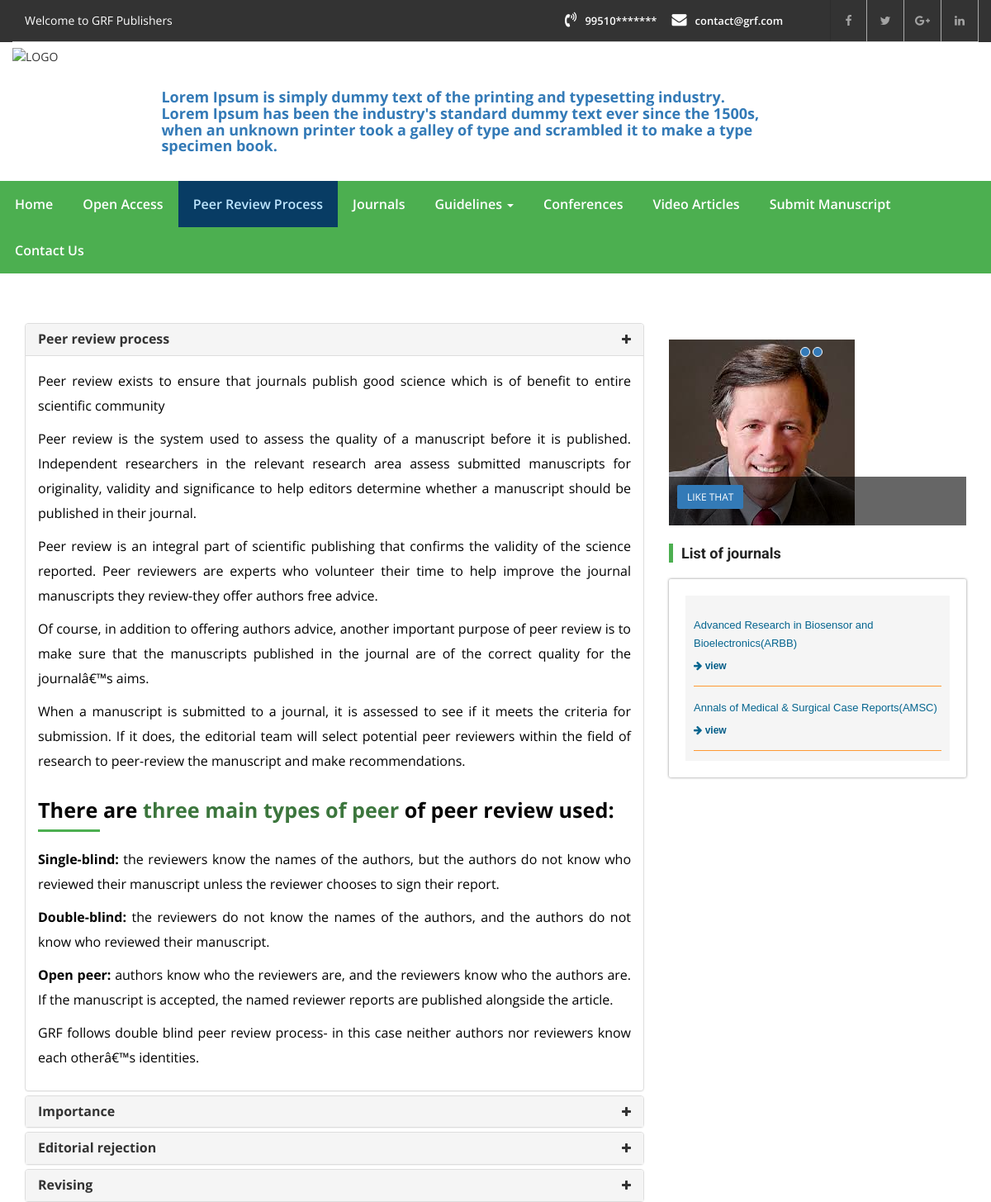
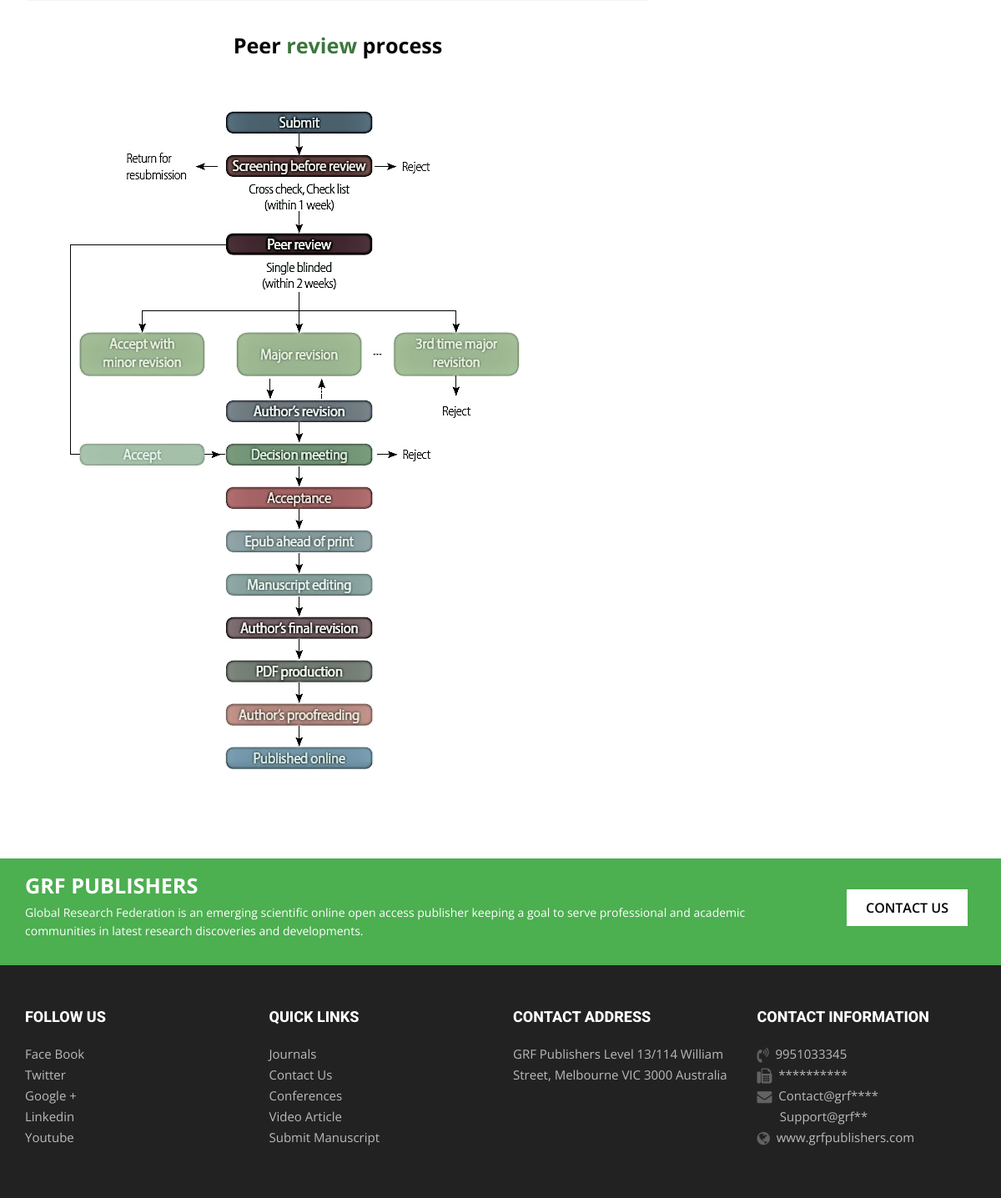
/index.php/peer_review_process, run on the app's committed database (2 pictures, top to bottom).
### tables this page shows
CREATE TABLE `home_scroll` (
  `id` int(11) NOT NULL AUTO_INCREMENT,
  `scroll_content` text,
  `status` int(11) DEFAULT NULL,
  `create_at` datetime DEFAULT NULL,
  `update_at` datetime DEFAULT NULL,
  `create_by` int(11) DEFAULT NULL,
  PRIMARY KEY (`id`)
);

CREATE TABLE `grf_flyers` (
  `f_id` int(11) NOT NULL AUTO_INCREMENT,
  `title` varchar(250) DEFAULT NULL,
  `title_color` varchar(250) DEFAULT NULL,
  `fly_image` varchar(250) DEFAULT NULL,
  `fly_org_image` varchar(250) DEFAULT NULL,
  `status` int(11) DEFAULT '1',
  `create_at` datetime DEFAULT NULL,
  `create_by` int(11) DEFAULT NULL,
  `update_at` datetime DEFAULT NULL,
  PRIMARY KEY (`f_id`)
);

CREATE TABLE `journals` (
  `j_id` int(11) NOT NULL AUTO_INCREMENT,
  `category` int(11) DEFAULT NULL,
  `baneer_image` varchar(250) DEFAULT NULL,
  `title` varchar(250) DEFAULT NULL,
  `subject` varchar(250) DEFAULT NULL,
  `alt_tags` varchar(250) DEFAULT NULL,
  `seo_title` varchar(250) DEFAULT NULL,
  `seo_url` varchar(250) DEFAULT NULL,
  `seo_keywords` varchar(250) DEFAULT NULL,
  `seo_description` text,
  `key_words` text,
  `description` text,
  `prices` text,
  `status` int(11) DEFAULT '1',
  `create_at` datetime DEFAULT NULL,
  `update_at` datetime DEFAULT NULL,
  `create_by` int(11) DEFAULT NULL,
  PRIMARY KEY (`j_id`)
);

### application/views/html/peer-review-process.php (the view, shortened to what the rows shown need)
        <div class="container " >
            <div class="row">
		   <div class="col-md-4 mt20">
		    <div id="myCarousel" class="carousel slide " data-ride="carousel">
            <div class="carousel-inner">
                 <?php if(isset($flyers_list)&& count($flyers_list)>0){ ?>
						<?php $count=1;foreach($flyers_list as $list){ ?>
							<?php if($count==1){ ?>
									<div class="item active">
									   <img src="<?php echo base_url('assets/flyers_img/'.$list['fly_image']); ?>">
										<div class="carousel-caption">
										<p>
										<a class="btn btn-primary" href="javascript:void(0);">
									   <?php echo isset($list['title'])?$list['title']:''; ?></a></p>
										</div>
									</div>
							<?php } ?>
						<?php $count++;} ?>
					<?php } ?>
   			</div>
   			<ul class="list-group col-md-3 carousel-indicators">
                 <?php if(isset($flyers_list)&& count($flyers_list)>0){ ?>
					<?php $cnt=1;foreach($flyers_list as $list){ ?>
							<?php if($count=1){ ?>
								<li data-target="#myCarousel" data-slide-to="<?php echo $count; ?>" class="active"></li>
							<?php }else{ ?>
							        <li data-target="#myCarousel" data-slide-to="<?php echo $count; ?>" ></li>
							<?php } ?>
					<?php $cnt++;} ?>
				<?php } ?>
    		</ul>
        </div><br>
   <div class="sidebar side-bar right-sidebar">
      <div class="widget sidebar-newsletter">
         <div class="cp-newsletter-holder" id="pubmed">
            <marquee class="pubmed-articles" align="top" behavior="scroll" onmouseout="this.start();" onmouseover="this.stop();" direction="up" scrollamount="2" style="padding: 10px 0px 10px 0px;height: 200px;background: #f5f5f5;overflow:hidden;">
               <?php if(isset($journals_list)&& count($journals_list)>0){ ?>
					<?php foreach($journals_list as $list){ ?>
					   <ul>
						  <li style="padding:0px 0px 0px 10px">
							 <a href="" target="_blank" style=" color:#05658F; text-decoration:none; padding:0px; margin:0px; font-weight:normal"><?php echo isset($list['title'])?$list['title']:''; ?></a><br>
						  </li>
					   </ul>
					   <p style="border-bottom:none; color: #05658F; text-decoration: none; font-weight: bold;">
						  <span class="" style="color: #05658F; text-decoration: none; font-weight: bold;"> <i class="fa fa-arrow-right" aria-hidden="true"></i> <a href="<?php echo base_url('journals/view/'.base64_encode($list['j_id']).'/'.$list['seo_url']); ?>"> view</a></span>
					   </p>
					   <p style="border-bottom:1px thin #ff9933; padding-top:0px"></p>
				<?php } ?>
			<?php } ?>
            </marquee>
         </div>
      </div>
   </div>
</div>
            </div>
        </div>

### application/views/html/header.php (shortened to what the rows shown need)
<!DOCTYPE html>
<html lang="en">
<head>
        <link href="<?php echo base_url(); ?>assets/vendor/bootstrap/css/bootstrap.min.css" rel="stylesheet">
		 <link href="<?php echo base_url(); ?>assets/vendor/css/bootstrapValidator.min.css" rel="stylesheet">
        <link href="<?php echo base_url(); ?>assets/vendor/css/style.css" rel="stylesheet" type="text/css" media="screen">
        <link href="<?php echo base_url(); ?>assets/vendor/css/custom.css" rel="stylesheet" type="text/css" media="screen">
        <link href="<?php echo base_url(); ?>assets/vendor/font-awesome/css/font-awesome.min.css" rel="stylesheet">
        <link href="<?php echo base_url(); ?>assets/vendor/css/atoz.css" rel="stylesheet" type="text/css">
        <link href="<?php echo base_url(); ?>assets/vendor/css/owl.carousel.css" rel="stylesheet" type="text/css" media="screen">
        <link href="<?php echo base_url(); ?>assets/vendor/css/owl.theme.css" rel="stylesheet" type="text/css" media="screen">
        <link href="<?php echo base_url(); ?>assets/vendor/css/yamm.css" rel="stylesheet" type="text/css">
        <link href="<?php echo base_url(); ?>assets/vendor/css/select.css" rel="stylesheet" type="text/css">
        <link href="<?php echo base_url(); ?>assets/vendor/rs-plugin/css/settings.css" rel="stylesheet" type="text/css" media="screen">
        <link href="<?php echo base_url(); ?>assets/vendor/css/rev-style.css" rel="stylesheet" type="text/css" media="screen">
        <link href="<?php echo base_url(); ?>assets/vendor/css/animate.css" rel="stylesheet" type="text/css" media="screen">
    </head>
    <body>
        <div class="header-logo-bar">
            <div class="container">
                <div class="row">
                    <div class="col-md-8 col-lg-8 hidden-xs ">
                        <div class="contact-info-blocks  hidden-xs ">
                           <marquee id='scroll_news' style="padding-top:50px" >
										<div onMouseOver="document.getElementById('scroll_news').stop();" onMouseOut="document.getElementById('scroll_news').start();"><h4 class="text-primary"><?php echo isset($scroll_data['scroll_content'])?$scroll_data['scroll_content']:''; ?> </h4></div>
									</marquee>
                        </div>
                    </div>
                </div>
            </div>
        </div>

### data on the page
home_scroll: scroll_content "Lorem Ipsum is simply dummy text of the printing and typesetting industry. Lorem Ipsum has been the industry's standard dummy text ever since the 1500s, when an unknown printer took a galley of type and scrambled it to make a type specimen book."
grf_flyers: fly_image (picture), title "LIKE THAT"
journals: title "Advanced Research in Biosensor and Bioelectronics(ARBB)"
journals: title "Annals of Medical & Surgical Case Reports(AMSC)"
